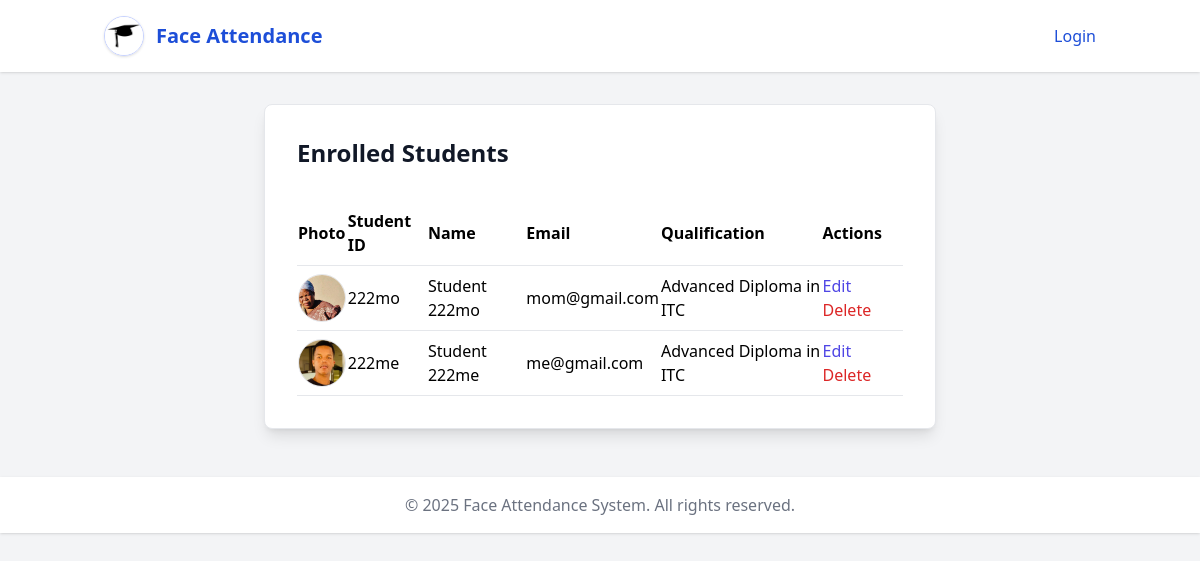
/students, run on the app's committed database.
### models.py (models this page shows, shortened)
class Student(db.Model):
    id = db.Column(db.Integer, primary_key=True)
    student_id_number = db.Column(db.String(64), unique=True, nullable=False)
    name = db.Column(db.String(128), nullable=False)
    username = db.Column(db.String(128), unique=True, nullable=False)
    face_encoding = db.Column(db.LargeBinary)
    password_hash = db.Column(db.String(128))
    qualification_id = db.Column(db.Integer, db.ForeignKey('qualification.id'))
    qualification = db.relationship('Qualification', backref=db.backref('students', lazy=True))

class Qualification(db.Model):
    id = db.Column(db.Integer, primary_key=True)
    name = db.Column(db.String(128), unique=True, nullable=False)
    description = db.Column(db.String(256))

### app.py (the view)
@app.route('/students', methods=['GET'])
def view_students():
    from flask import render_template
    import datetime
    students = Student.query.options(joinedload(Student.qualification)).all()
    current_year = datetime.datetime.now().year
    return render_template('students_list.html', students=students, current_year=current_year)

### templates/students_list.html (shortened to what this page needs)
{% extends "base.html" %}
{% block content %}
    <div class="max-w-2xl w-full p-8 space-y-8 bg-white rounded-lg shadow-lg border border-gray-200 mx-auto mt-8">
        <h2 class="text-2xl font-bold text-gray-900 mb-2">Enrolled Students</h2>
        <table class="w-full border-collapse">
            <thead>
                <tr>
                    <th class="border-b py-2 text-left">Photo</th>
                    <th class="border-b py-2 text-left">Student ID</th>
                    <th class="border-b py-2 text-left">Name</th>
                    <th class="border-b py-2 text-left">Email</th>
                    <th class="border-b py-2 text-left">Qualification</th>
                    <th class="border-b py-2 text-left">Actions</th>
                </tr>
            </thead>
            <tbody>
                {% for student in students %}
                <tr>
                    <td class="border-b py-2">
                        {% if student.face_encoding %}
                        <img src="/static/student_photos/{{ student.student_id_number }}.jpg" alt="Student Photo" class="h-12 w-12 rounded-full object-cover border">
                        {% else %}
                        <span class="text-gray-400">No photo</span>
                        {% endif %}
                    </td>
                    <td class="border-b py-2">{{ student.student_id_number }}</td>
                    <td class="border-b py-2">{{ student.name }}</td>
                    <td class="border-b py-2">{{ student.username }}</td>
                    <td class="border-b py-2">
                        {{ student.qualification.name if student.qualification else 'N/A' }}
                    </td>
                    <td class="border-b py-2">
                        <a href="/students/{{ student.student_id_number }}/edit" class="text-indigo-600 hover:underline mr-2">Edit</a>
                        <form action="/students/{{ student.student_id_number }}/delete" method="POST" style="display:inline;" onsubmit="return confirm('Are you sure you want to delete this student?');">
                            <button type="submit" class="text-red-600 hover:underline">Delete</button>
                        </form>
                    </td>
                </tr>
                {% endfor %}
            </tbody>
        </table>
    </div>
{% endblock %}

### data on the page
Student: student_id_number (picture), student_id_number "222mo", name "Student 222mo", username "mom@gmail.com", qualification "Advanced Diploma in ITC"
Student: student_id_number (picture), student_id_number "222me", name "Student 222me", username "me@gmail.com", qualification "Advanced Diploma in ITC"
